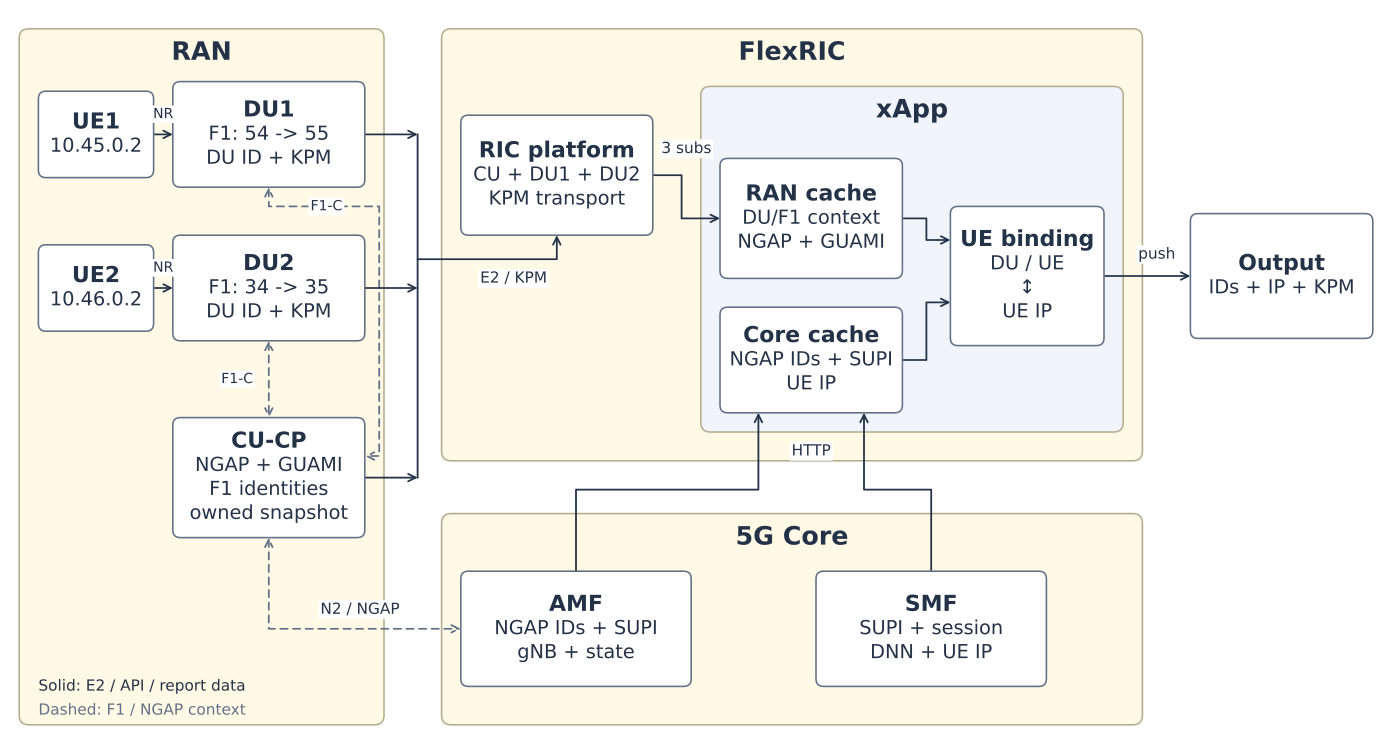

Write Python code to recreate this figure.
#!/usr/bin/env python3
"""Render the report topology with fixed layout and font-independent exports."""

import os
from pathlib import Path
import tempfile
import xml.etree.ElementTree as ET

os.environ.setdefault("MPLCONFIGDIR", tempfile.mkdtemp(prefix="falcon-topology-mpl-", dir="/tmp"))
import matplotlib
matplotlib.use("Agg")
import matplotlib.pyplot as plt
from matplotlib.patches import FancyArrowPatch, FancyBboxPatch
from matplotlib.path import Path as MplPath

ROOT = Path(__file__).resolve().parent
WIDTH, HEIGHT = 1450, 780
GROUP_FILL, GROUP_BORDER = "#fff9e6", "#b6ac8f"
INK, BORDER = "#243247", "#627187"

# SVG glyph outlines avoid OS font substitution and browser text measurement.
plt.rcParams.update({
    "font.family": "DejaVu Sans",
    "svg.fonttype": "path",
    "svg.hashsalt": "falcon-ue-identity-topology",
})

NODES = {
    "ue1": (40, 595, 120, 90, "UE1", ["10.45.0.2"]),
    "du1": (180, 585, 200, 110, "DU1", ["F1: 54 -> 55", "DU ID + KPM"]),
    "ue2": (40, 435, 120, 90, "UE2", ["10.46.0.2"]),
    "du2": (180, 425, 200, 110, "DU2", ["F1: 34 -> 35", "DU ID + KPM"]),
    "cu": (180, 220, 200, 125, "CU-CP", ["NGAP + GUAMI", "F1 identities", "owned snapshot"]),
    "ric": (480, 535, 200, 125, "RIC platform", ["CU + DU1 + DU2", "KPM transport"]),
    "amf": (480, 65, 240, 120, "AMF", ["NGAP IDs + SUPI", "gNB + state"]),
    "smf": (850, 65, 240, 120, "SMF", ["SUPI + session", "DNN + UE IP"]),
    "radio": (750, 490, 190, 125, "RAN cache", ["DU/F1 context", "NGAP + GUAMI"]),
    "core": (750, 350, 190, 110, "Core cache", ["NGAP IDs + SUPI", "UE IP"]),
    "join": (990, 420, 160, 145, "UE binding", ["DU / UE", "\u2195", "UE IP"]),
    "output": (1240, 427.5, 190, 130, "Output", ["IDs + IP + KPM"]),
}


def main():
    fig = plt.figure(figsize=(WIDTH / 100, HEIGHT / 100), dpi=120, facecolor="white")
    ax = fig.add_axes([0, 0, 1, 1])
    ax.set(xlim=(0, WIDTH), ylim=(0, HEIGHT))
    ax.axis("off")
    bounded_text = []

    def rectangle(x, y, width, height, fill, border, radius=8, zorder=1):
        ax.add_patch(FancyBboxPatch(
            (x, y), width, height,
            boxstyle=f"round,pad=0,rounding_size={radius}",
            facecolor=fill, edgecolor=border, linewidth=1.2, zorder=zorder,
        ))

    def group(x, y, width, height, title, fill=GROUP_FILL):
        rectangle(x, y, width, height, fill, GROUP_BORDER, radius=10)
        text = ax.text(x + width / 2, y + height - 25, title, ha="center",
                       va="center", fontsize=19, fontweight="bold", color=INK, zorder=4)
        bounded_text.append((text, (x, y, width, height), 12))

    def edge(points, context=False, both=False):
        path = MplPath(points, [MplPath.MOVETO] + [MplPath.LINETO] * (len(points) - 1))
        ax.add_patch(FancyArrowPatch(
            path=path, arrowstyle="<->" if both else "->", mutation_scale=14,
            linewidth=1.35, color=BORDER if context else INK,
            linestyle=(0, (4, 3)) if context else "-", zorder=2,
        ))

    def label(text, x, y, size=11.5):
        ax.text(x, y, text, ha="center", va="center", fontsize=size, color=INK,
                bbox=dict(facecolor="white", edgecolor="none", pad=1.5), zorder=6)

    group(20, 25, 380, 725, "RAN")
    group(460, 25, 730, 220, "5G Core")
    # Logical FlexRIC scope; platform and xApp remain separate processes.
    group(460, 300, 730, 450, "FlexRIC")
    group(730, 330, 440, 360, "xApp", fill="#f1f5fb")

    for name, (x, y, width, height, title, body) in NODES.items():
        rectangle(x, y, width, height, "white", BORDER, zorder=3)
        lines = [title, *body]
        start = y + height / 2 + (len(lines) - 1) * 12.5
        for index, line in enumerate(lines):
            text = ax.text(
                x + width / 2, start - index * 25, line, ha="center", va="center",
                fontsize=16.5 if index == 0 else 14.5,
                fontweight="bold" if index == 0 else "normal", color=INK, zorder=4,
            )
            bounded_text.append((text, (x, y, width, height), 9))

    edge([(160, 640), (180, 640)])
    edge([(160, 480), (180, 480)])
    label("NR", 170, 661, size=10.5)
    label("NR", 170, 501, size=10.5)

    # F1/NGAP establish CU contexts; solid paths carry xApp input data.
    edge([(280, 585), (280, 565), (395, 565), (395, 305), (380, 305)],
         context=True, both=True)
    edge([(280, 425), (280, 345)], context=True, both=True)
    label("F1-C", 340, 565, size=10.5)
    label("F1-C", 247, 385, size=10.5)
    edge([(280, 220), (280, 125), (480, 125)],
         context=True, both=True)
    label("N2 / NGAP", 375, 145)

    # Shared E2 transport, with CU and both DU identities retained by the RIC.
    ax.plot([435, 435], [282.5, 640], color=INK, linewidth=1.35, zorder=2)
    for y in (640, 480, 282.5):
        edge([(380, y), (435, y)])
    edge([(435, 510), (580, 510), (580, 535)])
    label("E2 / KPM", 535, 490)
    edge([(680, 597.5), (710, 597.5), (710, 552.5), (750, 552.5)])
    label("3 subs", 715, 625)

    edge([(600, 185), (600, 270), (790, 270), (790, 350)])
    edge([(970, 185), (970, 270), (900, 270), (900, 350)])
    label("HTTP", 845, 310)
    edge([(940, 552.5), (965, 552.5), (965, 530), (990, 530)])
    edge([(940, 405), (965, 405), (965, 465), (990, 465)])
    edge([(1150, 492.5), (1240, 492.5)])
    label("push", 1205, 515)

    ax.text(40, 65, "Solid: E2 / API / report data", fontsize=11.5, color=INK, va="center")
    ax.text(40, 40, "Dashed: F1 / NGAP context", fontsize=11.5, color=BORDER, va="center")

    # Fail generation if any label exceeds its node, including export padding.
    fig.canvas.draw()
    renderer = fig.canvas.get_renderer()
    for text, (x, y, width, height), padding in bounded_text:
        bounds = text.get_window_extent(renderer)
        lower = ax.transData.transform((x + padding, y + padding))
        upper = ax.transData.transform((x + width - padding, y + height - padding))
        assert bounds.x0 >= lower[0] and bounds.x1 <= upper[0], text.get_text()
        assert bounds.y0 >= lower[1] and bounds.y1 <= upper[1], text.get_text()

    png, svg = ROOT / "ue_identity_topology.png", ROOT / "ue_identity_topology.svg"
    fig.savefig(png, dpi=180, facecolor="white")
    fig.savefig(svg, facecolor="white", metadata={
        "Date": None,
        "Title": "Dual-UE FlexRIC xApp identity and IP binding",
        "Description": "RAN and 5G Core supply E2 and read-only API inputs to xApp. "
                       "The logical FlexRIC group contains the RIC platform and xApp. "
                       "The xApp pushes IDs, IP and KPM to the external output.",
    })
    # Matplotlib leaves trailing spaces in multiline SVG path attributes.
    svg.write_text("\n".join(line.rstrip() for line in svg.read_text(encoding="utf-8").splitlines()) + "\n",
                   encoding="utf-8")
    plt.close(fig)
    parsed = ET.parse(svg)
    tags = {element.tag.rsplit("}", 1)[-1] for element in parsed.iter()}
    assert "text" not in tags and "foreignObject" not in tags
    print(f"Generated landscape PNG ({round(WIDTH * 1.8)} x {round(HEIGHT * 1.8)}) "
          "and self-contained SVG with outlined text.")
    print("All node/group labels fit inside their boxes; no HTML labels or live font dependency.")


if __name__ == "__main__":
    main()
